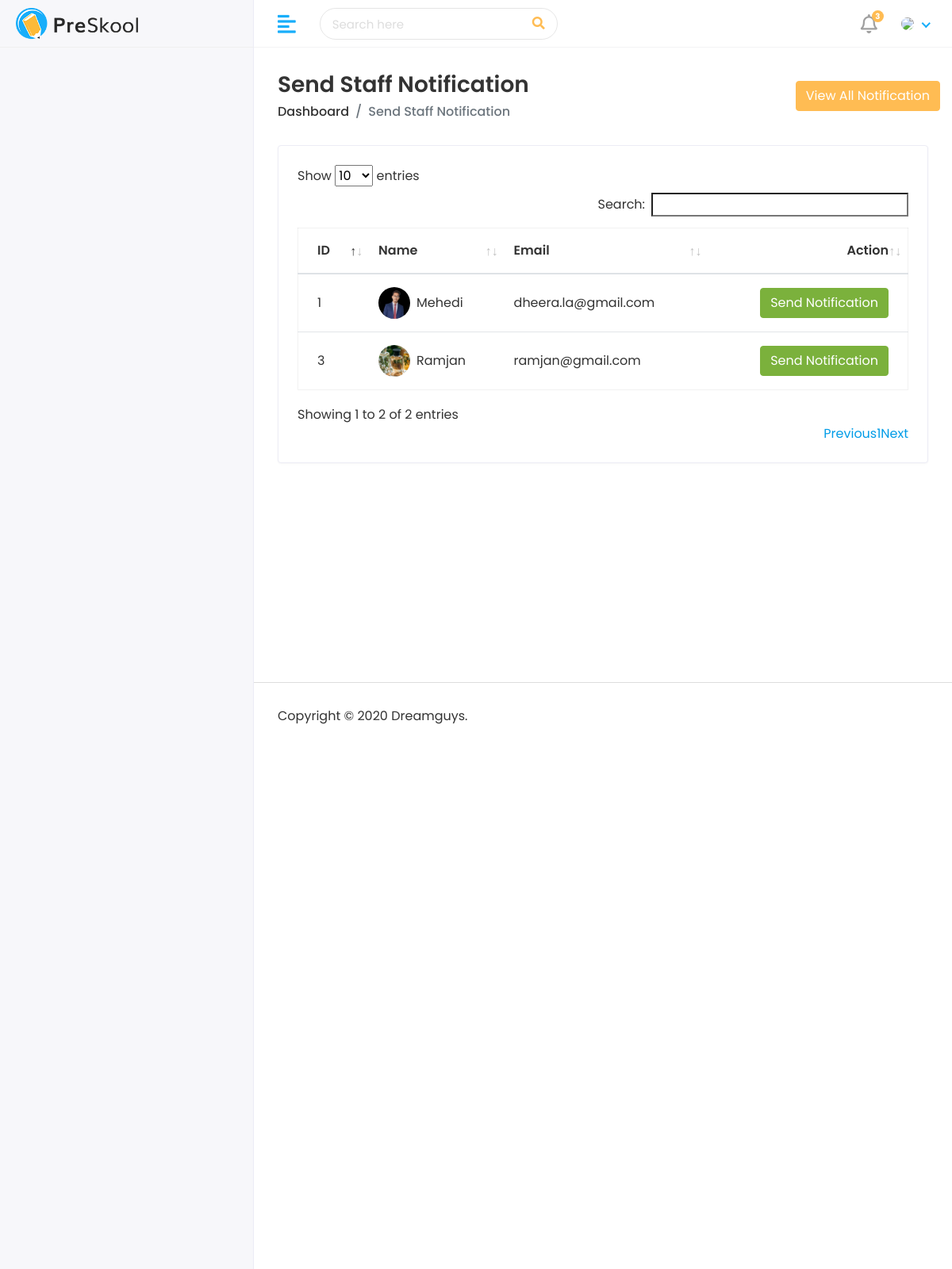
The page /hod/staff/send_notification on the database its author committed.
### app/models.py (models this page shows, shortened)
class Staff(models.Model):
    admin = models.OneToOneField(CustomUser, on_delete=models.CASCADE)
    address = models.TextField()
    gender = models.CharField(max_length=100)
    created_at = models.DateTimeField(auto_now_add=True)
    updated_at = models.DateTimeField(auto_now=True)

class CustomUser(AbstractUser):
    USER = (
        (1, 'HOD'),
        (2, 'STAFF'),
        (3, 'STUDENT'),
    )
    user_type = models.CharField(choices= USER, max_length=50, default=1)
    profile_pic = models.ImageField(upload_to='media/profile_pic')

### school_management/Hod_Views.py (the view)
# urls.py: path('hod/staff/send_notification', Hod_Views.Send_Notification, name = "send_notification"),
def Send_Notification(request):
    staff = Staff.objects.all()
    notification = StaffNotification.objects.all()
    context = {
        'staff' : staff,
        'notification' : notification
    }
    return render(request, 'Hod/send_notification.html', context)

### templates/Hod/send_notification.html (shortened to what this page needs)
{% extends "base.html" %}
{% block body %}
<div class="page-wrapper">
    <div class="content container-fluid">
        <div class="page-header">
            <div class="row align-items-center">
               <div class="col">
                  <h3 class="page-title">Send Staff Notification</h3>
                  <ul class="breadcrumb">
                     <li class="breadcrumb-item"><a href="index.html">Dashboard</a></li>
                     <li class="breadcrumb-item active">Send Staff Notification</li>
                  </ul>
               </div>
                  <button type="button" class="btn btn-primary" data-toggle="modal" data-target="#allnoti">
                      View All Notification
                  </button>
            </div>
         </div>
       <div class="row">
          <div class="col-sm-12">
             <div class="card card-table">
                <div class="card-body">
                   <div class="table-responsive">
                      <table id="table_id" class="table table-hover table-center mb-0 ">
                         <thead>
                            <tr>
                               <th>ID</th>
                               <th>Name</th>
                               <th>Email</th>
                               <th class="text-right">Action</th>
                            </tr>
                         </thead>
                         <tbody>
                           {% for i in staff %}
                            <tr>
                               <td>{{i.id}}</td>
                               <td>
                                  <h2 class="table-avatar">
                                     <a href="student-details.html" class="avatar avatar-sm mr-2"><img class="avatar-img rounded-circle" src="/{{i.admin.profile_pic}}" alt="User Image"></a>
                                     <a href="student-details.html">{{i.admin.first_name}}</a>
                                  </h2>
                               </td>
                               <td>{{i.admin.email}}</td>
                               <td class="text-right">
                                  <div class="actions">
                                     <button class="btn btn-success" data-toggle="modal" data-target="#staffnoti-{{forloop.counter}}">Send Notification</button>
                                  </div>
                               </td>
                            </tr>
                            {% endfor %}
                         </tbody>
                      </table>
                   </div>
                </div>
             </div>
          </div>
       </div>
    </div>
 </div>
 {% endblock %}

### static/assets/css/style.css (style rules this page uses)
html { height: 100%; }
body { background-color: #fff; color: #333; font-family: 'Poppins', sans-serif; font-size: 1rem; height: 100%; line-height: 1.5; overflow-x: hidden; }
h1, h2, h3, h4, h5, h6 { font-family: 'Poppins', sans-serif; margin-top: 0; }
a { color: #009ce7; }
input, button, a { transition: all 0.4s ease; -moz-transition: all 0.4s ease; -o-transition: all 0.4s ease; -ms-transition: all 0.4s ease; -webkit-transition: all 0.4s ease; }
input, input:focus, button, button:focus { outline: none; }
ul, ol { padding: 0px; list-style: none; }
.table { color: #333; max-width: 100%; margin-bottom: 0; width: 100%; }
.table.dataTable { border-collapse: collapse !important; border: 1px solid rgba(0, 0, 0, 0.05); }
table.table td h2 { display: inline-block; font-size: inherit; font-weight: 400; margin: 0; padding: 0; vertical-align: middle; }
table.table td h2.table-avatar { align-items: center; display: inline-flex; font-size: inherit; font-weight: 400; margin: 0; padding: 0; vertical-align: middle; white-space: nowrap; }
table.table td h2 a { color: #333; }
.table thead tr th { font-weight: 600; }
.table tbody tr { border-bottom: 1px solid rgba(0, 0, 0, 0.05); }
.table.table-center td, .table.table-center th { vertical-align: middle; }
.card-table .card-body .table > thead > tr > th { border-top: 0; }
.card-table .card-body .table tr td:first-child, .card-table .card-body .table tr th:first-child { padding-left: 1.5rem; }
.card-table .card-body .table tr td:last-child, .card-table .card-body .table tr th:last-child { padding-right: 1.5rem; }
.card-table .table td, .card-table .table th { border-top: 1px solid #e2e5e8; padding: 1rem 0.75rem; white-space: nowrap; }
.btn-primary { background-color: #FFBC53; border: 1px solid #FFBC53; }
.btn-success { background-color: #7bb13c; border: 1px solid #7bb13c }
.card { border: 1px solid #ececf5; box-shadow: 0 1px 3px 0 rgba(0, 0, 0, 0.03); margin-bottom: 1.875rem; }
.card-body { padding: 1.5rem; }
.avatar { position: relative; display: inline-block; width: 3rem; height: 3rem }
.avatar > img { width: 100%; height: 100%; -o-object-fit: cover; object-fit: cover; }
.avatar-sm { width: 2.5rem; height: 2.5rem; }
.page-wrapper { margin-left: 320px; padding-top: 60px; position: relative; transition: all 0.4s ease; }
.page-wrapper > .content { padding: 1.875rem 1.875rem 0; }
.page-header { margin-bottom: 1.875rem; }
.page-header .breadcrumb { background-color: transparent; color: #6c757d; font-size: 1rem; font-weight: 500; margin-bottom: 0; padding: 0; }
.page-header .breadcrumb a { color: #333; }
.page-title { font-size: 28px; font-weight: 600; color: #333; margin-bottom: 5px; }

### rows shown on the page
Staff: id "1", admin.profile_pic (picture), admin.first_name "Mehedi", admin.email "dheera.la@gmail.com"
Staff: id "3", admin.profile_pic (picture), admin.first_name "Ramjan", admin.email "ramjan@gmail.com"
